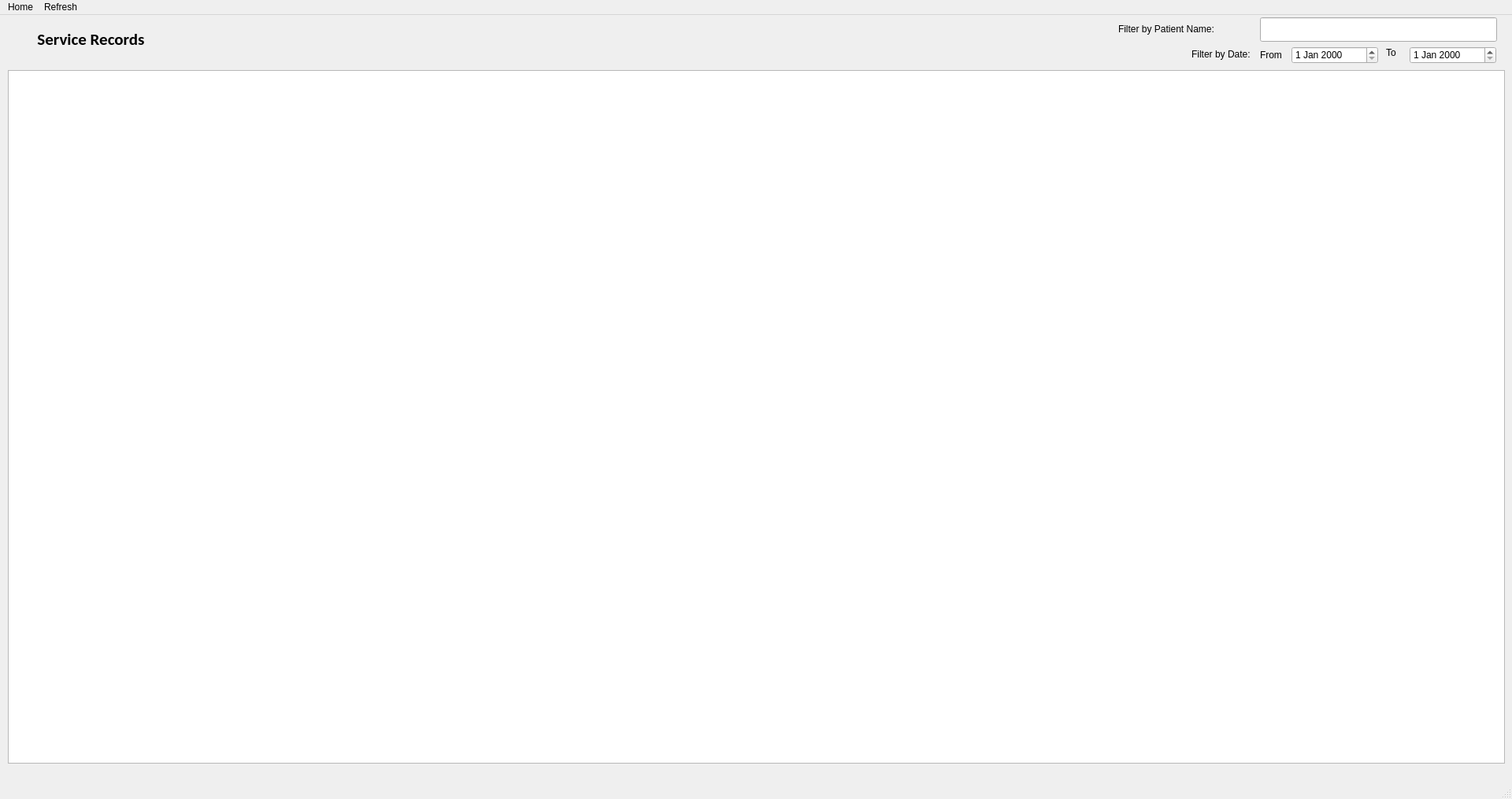
<?xml version="1.0" encoding="UTF-8"?>
<ui version="4.0">
 <class>MainWindow</class>
 <widget class="QMainWindow" name="MainWindow">
  <property name="geometry">
   <rect>
    <x>0</x>
    <y>0</y>
    <width>1920</width>
    <height>1015</height>
   </rect>
  </property>
  <property name="windowTitle">
   <string>Service Records</string>
  </property>
  <widget class="QWidget" name="centralwidget">
   <widget class="QListWidget" name="listWidget">
    <property name="geometry">
     <rect>
      <x>10</x>
      <y>70</y>
      <width>1901</width>
      <height>881</height>
     </rect>
    </property>
   </widget>
   <widget class="QDateEdit" name="dateEdit">
    <property name="geometry">
     <rect>
      <x>1640</x>
      <y>40</y>
      <width>110</width>
      <height>22</height>
     </rect>
    </property>
   </widget>
   <widget class="QLabel" name="label">
    <property name="geometry">
     <rect>
      <x>1420</x>
      <y>10</y>
      <width>171</width>
      <height>16</height>
     </rect>
    </property>
    <property name="font">
     <font>
      <pointsize>9</pointsize>
     </font>
    </property>
    <property name="text">
     <string>Filter by Patient Name: </string>
    </property>
   </widget>
   <widget class="QLineEdit" name="lineEdit">
    <property name="geometry">
     <rect>
      <x>1600</x>
      <y>3</y>
      <width>301</width>
      <height>31</height>
     </rect>
    </property>
   </widget>
   <widget class="QLabel" name="label_2">
    <property name="geometry">
     <rect>
      <x>1490</x>
      <y>40</y>
      <width>101</width>
      <height>20</height>
     </rect>
    </property>
    <property name="font">
     <font>
      <pointsize>9</pointsize>
     </font>
    </property>
    <property name="text">
     <string>Filter by Date: </string>
    </property>
    <property name="alignment">
     <set>Qt::AlignRight|Qt::AlignTrailing|Qt::AlignVCenter</set>
    </property>
   </widget>
   <widget class="QLabel" name="label_3">
    <property name="geometry">
     <rect>
      <x>1600</x>
      <y>43</y>
      <width>55</width>
      <height>16</height>
     </rect>
    </property>
    <property name="font">
     <font>
      <pointsize>9</pointsize>
     </font>
    </property>
    <property name="text">
     <string>From</string>
    </property>
   </widget>
   <widget class="QLabel" name="label_4">
    <property name="geometry">
     <rect>
      <x>1760</x>
      <y>40</y>
      <width>55</width>
      <height>16</height>
     </rect>
    </property>
    <property name="font">
     <font>
      <pointsize>9</pointsize>
     </font>
    </property>
    <property name="text">
     <string>To</string>
    </property>
   </widget>
   <widget class="QDateEdit" name="dateEdit_2">
    <property name="geometry">
     <rect>
      <x>1790</x>
      <y>40</y>
      <width>110</width>
      <height>22</height>
     </rect>
    </property>
   </widget>
   <widget class="QLabel" name="label_5">
    <property name="geometry">
     <rect>
      <x>20</x>
      <y>20</y>
      <width>191</width>
      <height>21</height>
     </rect>
    </property>
    <property name="font">
     <font>
      <family>Calibri</family>
      <pointsize>16</pointsize>
      <weight>75</weight>
      <bold>true</bold>
     </font>
    </property>
    <property name="text">
     <string>Service Records</string>
    </property>
    <property name="alignment">
     <set>Qt::AlignCenter</set>
    </property>
   </widget>
  </widget>
  <widget class="QMenuBar" name="menubar">
   <property name="geometry">
    <rect>
     <x>0</x>
     <y>0</y>
     <width>1920</width>
     <height>21</height>
    </rect>
   </property>
   <widget class="QMenu" name="menuHome">
    <property name="title">
     <string>Home</string>
    </property>
   </widget>
   <widget class="QMenu" name="menuRefresh">
    <property name="title">
     <string>Refresh</string>
    </property>
   </widget>
   <addaction name="menuHome"/>
   <addaction name="menuRefresh"/>
  </widget>
  <widget class="QStatusBar" name="statusbar"/>
 </widget>
 <resources/>
 <connections/>
</ui>
